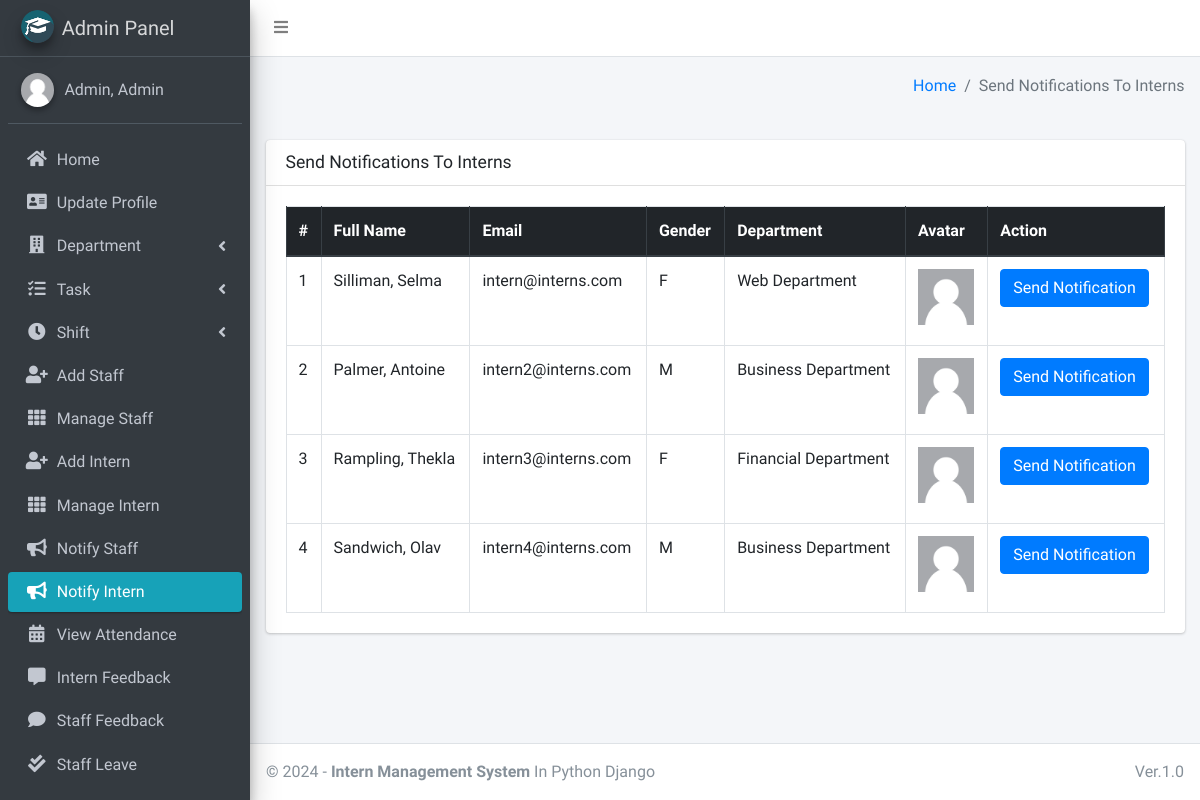
Page /admin_notify_intern (signed in) on the committed database.
### main_app/models.py (models this page shows, shortened)
class CustomUser(AbstractUser):
    USER_TYPE = ((1, "HOD"), (2, "Staff"), (3, "Intern"))
    GENDER = [("M", "Male"), ("F", "Female")]
    username = None  # Removed username, using email instead
    email = models.EmailField(unique=True)
    user_type = models.CharField(default=1, choices=USER_TYPE, max_length=1)
    gender = models.CharField(max_length=1, choices=GENDER)
    profile_pic = models.ImageField()
    address = models.TextField()
    fcm_token = models.TextField(default="")  # For firebase notifications
    created_at = models.DateTimeField(auto_now_add=True)
    updated_at = models.DateTimeField(auto_now=True)
    USERNAME_FIELD = "email"
    REQUIRED_FIELDS = []
    objects = CustomUserManager()
    def __str__(self):
        return self.last_name + ", " + self.first_name

class Intern(models.Model):
    admin = models.OneToOneField(CustomUser, on_delete=models.CASCADE)
    department = models.ForeignKey(Department, on_delete=models.DO_NOTHING, null=True, blank=False)
    shift = models.ForeignKey(Shift, on_delete=models.DO_NOTHING, null=True)
    staff = models.ForeignKey(Staff, on_delete=models.DO_NOTHING, null=True, blank=False)

class Department(models.Model):
    name = models.CharField(max_length=120)
    created_at = models.DateTimeField(auto_now_add=True)
    updated_at = models.DateTimeField(auto_now=True)

### main_app/hod_views.py (the view)
# urls.py: path("admin_notify_intern", hod_views.admin_notify_intern,
def admin_notify_intern(request):
    intern = CustomUser.objects.filter(user_type=3)
    context = {
        'page_title': "Send Notifications To Interns",
        'interns': intern
    }
    return render(request, "hod_template/intern_notification.html", context)

### main_app/templates/hod_template/intern_notification.html (shortened to what this page needs)
{% extends 'main_app/base.html' %}
{% load static %}
{% block content %}
<section class="content">
    <div class="container-fluid">
        <div class="row">
            <div class="col-md-12">
                <div class="card">
                    <div class="card-header">
                        <h3 class="card-title">{{page_title}}</h3>
                    </div>
                    <div class="card-body">
                        <table id="example2" class="table table-bordered table-hover">
                            <thead class="thead-dark">
                                <tr>
                                    <th>#</th>
                                    <th>Full Name</th>
                                    <th>Email</th>
                                    <th>Gender</th>
                                    <th>Department</th>
                                    <th>Avatar</th>
                                    <th>Action</th>
                                </tr>
                            </thead>
                            <tbody>
                                {% for intern in interns %}
                                <tr>
                                    <td>{{ forloop.counter }}</td>
                                    <td>{{intern.last_name}}, {{intern.first_name}}</td>
                                    <td>{{intern.email}}</td>
                                    <td>{{intern.gender}}</td>
                                    <td>{{intern.intern.department.name}}</td>
                                    <td>
                                        {% if intern.profile_pic == ""  %}
                                        No Image
                                        {% else %}
                                        <img class="img img-fluid mb-2" height="56" width="56"
                                            src="{{intern.profile_pic}}" alt="">
                                        {% endif %}
                                    </td>
                                    <td><button data-toggle = "modal" data-target = "#myModal"class="btn btn-primary show_notification" value="{{intern.id}}">Send Notification</button>
                                    </td>
                                </tr>
                                {% endfor %}
                            </tbody>
                        </table>
                    </div>
                </div>
            </div>
        </div>
    </div>
</section>
{% endblock content %}

### main_app/templates/main_app/sidebar_template.html (shortened to what this page needs)
{% load static %}
<aside class="main-sidebar sidebar-dark-info elevation-4">
    {% if request.user.user_type == '1' %}
    <a href="{% url 'admin_home' %}" class="brand-link">
        <img src="{% static 'dist/img/cmsl.png' %} " alt="AdminLTE Logo"
            class="brand-image img-circle elevation-3" >
        <span class="brand-text font-weight-light">Admin Panel</span>
    </a>
    <div class="sidebar">
        <div class="user-panel mt-3 pb-3 mb-3 d-flex">
            <div class="image">
                <img src="{{ request.user.profile_pic}}" class="img-circle elevation-2" alt="User Image">
            </div>
            <div class="info">
                <a href="#" class="d-block">{{user}}</a>
            </div>
        </div>
        <nav class="mt-2">
            <ul class="nav nav-pills nav-sidebar flex-column" data-widget="treeview" role="menu" data-accordion="false">
                <li class="nav-item">
                    {% url 'admin_home' as admin_home %}
                    <a href="{{admin_home}}" class="nav-link {% if admin_home == request.path %} active {% endif %}">
                        <i class="nav-icon fas fa-home"></i>
                        <p>
                            Home
                        </p>
                    </a>
                </li>
                <li class="nav-item">
                    {% url 'admin_view_profile' as admin_view_profile %}
                    <a href="{{admin_view_profile}}"
                        class="nav-link {% if admin_view_profile == request.path %} active {% endif %}">
                        <i class="nav-icon fas fa-address-card"></i>
                        <p>
                            Update Profile
                        </p>
                    </a>
                </li>
                <li class="nav-item has-treeview">
                    <a href="#" class="nav-link">
                        <i class="nav-icon fas fa-building"></i>
                        <p>
                            Department
                            <i class="fas fa-angle-left right"></i>
                        </p>
                    </a>
                </li>
                <li class="nav-item has-treeview">
                    <a href="#" class="nav-link">
                        <i class="nav-icon fas fa-tasks"></i>
                        <p>
                            Task
                            <i class="fas fa-angle-left right"></i>
                        </p>
                    </a>
                </li>
                <li class="nav-item has-treeview">
                    <a href="#" class="nav-link">
                        <i class="nav-icon fas fa-clock"></i>
                        <p>
                            Shift
                            <i class="fas fa-angle-left right"></i>
                        </p>
                    </a>
                </li>
                <li class="nav-item">
                    {% url 'add_staff' as add_staff %}
                    <a href="{{add_staff}}" class="nav-link {% if add_staff == request.path %} active {% endif %}">
                        <i class="nav-icon fas fa-user-plus"></i>
                        <p>
                            Add Staff
                        </p>
                    </a>
                </li>
                <li class="nav-item">
                    {% url 'manage_staff' as manage_staff %}
                    {% url 'edit_staff' staff_id as edit_staff %}
                    <a href="{{manage_staff}}"
                        class="nav-link {% if manage_staff == request.path or request.path == edit_staff %} active {% endif %}">
                        <i class="nav-icon fas fa-th"></i>
                        <p>
                            Manage Staff
                        </p>
                    </a>
                </li>
                <li class="nav-item">
                    {% url 'add_intern' as add_intern%}
                    <a href="{{add_intern}}" class="nav-link  {% if add_intern == request.path %} active {% endif %}">
                        <i class="nav-icon fas fa-user-plus"></i>
                        <p>
                            Add Intern
                        </p>
                    </a>
                </li>
                <li class="nav-item">
                    {% url 'manage_intern' as manage_intern %}
                    {% url 'edit_intern' intern_id as edit_intern %}
                    <a href="{{manage_intern}}"
                        class="nav-link  {% if edit_intern == request.path or manage_intern == request.path %} active {% endif %}">
                        <i class="nav-icon fas fa-th"></i>
                        <p>
                            Manage Intern
                        </p>
                    </a>
                </li>
                <li class="nav-item">
                    {% url 'admin_notify_staff' as admin_notify_staff %}
                    <a href="{{admin_notify_staff}}"
                        class="nav-link {% if admin_notify_staff == request.path %} active {% endif %}">
                        <i class="nav-icon fas fa-bullhorn"></i>
                        <p>
                            Notify Staff
                        </p>
                    </a>
                </li>
                <li class="nav-item">
                    {% url 'admin_notify_intern' as admin_notify_intern %}
                    <a href="{{admin_notify_intern}}"
                        class="nav-link {% if admin_notify_intern == request.path %} active {% endif %}">
                        <i class="nav-icon fas fa-bullhorn"></i>
                        <p>
                            Notify Intern
                        </p>
                    </a>
                </li>
                <li class="nav-item">
                    {% url 'admin_view_attendance' as admin_view_attendance %}
                <li class="nav-item">
                    <a href="{{admin_view_attendance}}"
                        class="nav-link  {% if admin_view_attendance == request.path %} active {% endif %}">
                        <i class="nav-icon fas fa-calendar-alt"></i>
                        <p>
                            View Attendance
                        </p>
                    </a>
                </li>
                <li class="nav-item">
                    {% url 'intern_feedback_message' as intern_feedback_message %}
                    <a href="{{ intern_feedback_message }}"
                        class="nav-link  {% if intern_feedback_message == request.path %} active {% endif %}">
                        <i class="nav-icon fas fa-comment-alt"></i>
                        <p>
                            Intern Feedback
                        </p>
                    </a>
                </li>
                <li class="nav-item">
                    {% url 'staff_feedback_message' as staff_feedback_message %}
                    <a href="{{staff_feedback_message}}"
                        class="nav-link   {% if staff_feedback_message == request.path %} active {% endif %}">
                        <i class="nav-icon fas fa-comment"></i>
                        <p>
                            Staff Feedback
                        </p>
                    </a>
                </li>
                <li class="nav-item">
                    {% url 'view_staff_leave' as view_staff_leave %}
                    <a href="{{view_staff_leave}}"
                        class="nav-link  {% if view_staff_leave == request.path %} active {% endif %}">
                        <i class="nav-icon fas fa-check-double"></i>
                        <p>
                            Staff Leave
                        </p>
                    </a>
                </li>
                <li class="nav-item">
                    {% url 'view_intern_leave' as view_intern_leave %}
                    <a href="{% url 'view_intern_leave' %}"
                        class="nav-link  {% if view_intern_leave == request.path %} active {% endif %}">
                    </a>
                </li>
                                        {% endif %}
                                    </ul>
                                </nav>
                            </div>
</aside>

### rows in the picture
CustomUser: user.profile_pic (placeholder picture), last_name+first_name "Admin, Admin"
CustomUser: last_name "Silliman", first_name "Selma", email "intern@interns.com", gender "F", intern.department.name "Web Department", profile_pic (placeholder picture)
CustomUser: last_name "Palmer", first_name "Antoine", email "intern2@interns.com", gender "M", intern.department.name "Business Department", profile_pic (placeholder picture)
CustomUser: last_name "Rampling", first_name "Thekla", email "intern3@interns.com", gender "F", intern.department.name "Financial Department", profile_pic (placeholder picture)
CustomUser: last_name "Sandwich", first_name "Olav", email "intern4@interns.com", gender "M", intern.department.name "Business Department", profile_pic (placeholder picture)

### other values in the picture
{{ page_title }} "Send Notifications To Interns"
